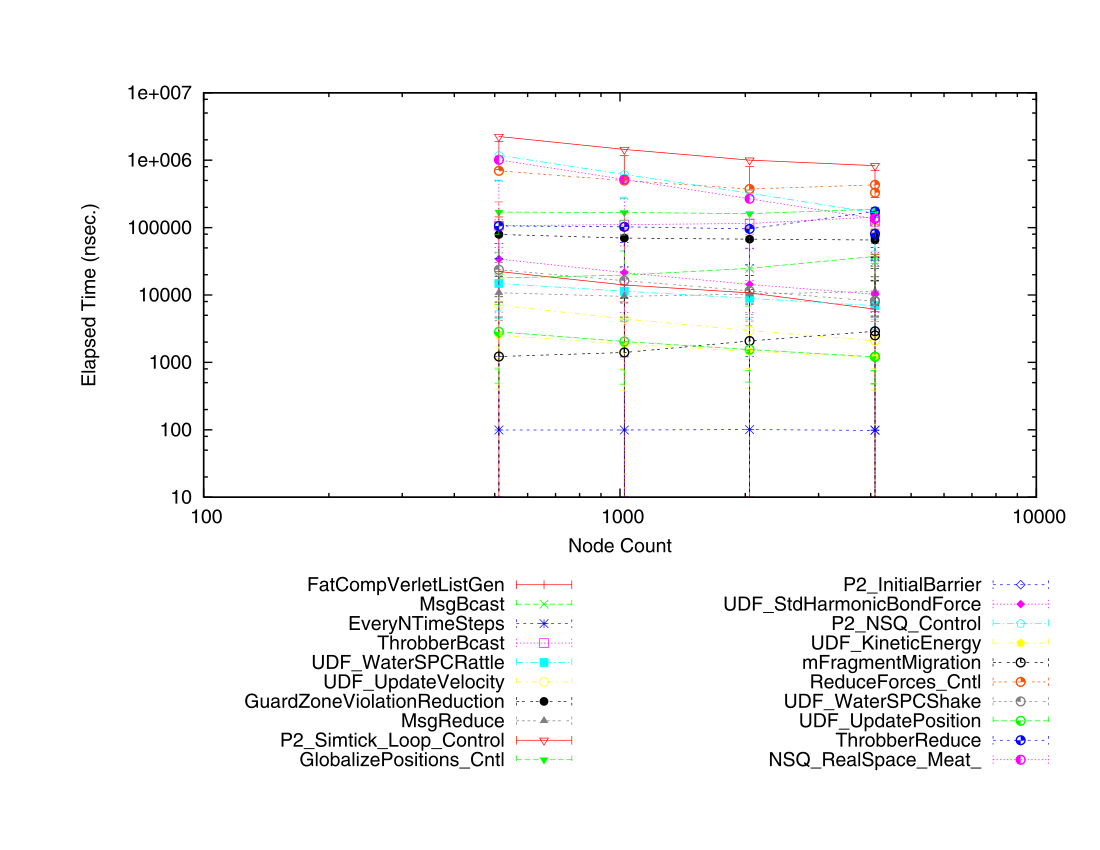

Here is the gnuplot script that generated this plot:
# Statistics for grouped trace points from trace_group_id 245
# Statistics for grouped trace points from trace_group_id 245
# All data will be placed inline
# column 1: node count
# column 2: average
# column 3: std. dev.
# column 4: min()
# column 5: max()
# column 6: count()
reset
set logscale xy
set key below
set linestyle 1
set linestyle 2
set linestyle 3
set linestyle 4
set linestyle 5
set linestyle 6
set linestyle 7
set linestyle 8
set linestyle 9
set linestyle 10
set linestyle 11
set linestyle 12
set linestyle 13
set linestyle 14
set linestyle 15
set linestyle 16
set linestyle 17
set linestyle 18
set linestyle 19
set linestyle 20
set linestyle 21
set linestyle 22
set xlabel 'Node Count'
set ylabel 'Elapsed Time (nsec.)'
plot 'hairpin.p5.float.spi.dat' index 0 using 2:3:4:5 title 'FatCompVerletListGen' with errorbars linestyle 1,\
'hairpin.p5.float.spi.dat' index 1 using 2:3:4:5 title 'MsgBcast' with errorbars linestyle 2,\
'hairpin.p5.float.spi.dat' index 2 using 2:3:4:5 title 'EveryNTimeSteps' with errorbars linestyle 3,\
'hairpin.p5.float.spi.dat' index 4 using 2:3:4:5 title 'ThrobberBcast' with errorbars linestyle 4,\
'hairpin.p5.float.spi.dat' index 5 using 2:3:4:5 title 'UDF_WaterSPCRattle' with errorbars linestyle 5,\
'hairpin.p5.float.spi.dat' index 6 using 2:3:4:5 title 'UDF_UpdateVelocity' with errorbars linestyle 6,\
'hairpin.p5.float.spi.dat' index 7 using 2:3:4:5 title 'GuardZoneViolationReduction' with errorbars linestyle 7,\
'hairpin.p5.float.spi.dat' index 9 using 2:3:4:5 title 'MsgReduce' with errorbars linestyle 9,\
'hairpin.p5.float.spi.dat' index 10 using 2:3:4:5 title 'P2_Simtick_Loop_Control' with errorbars linestyle 10,\
'hairpin.p5.float.spi.dat' index 11 using 2:3:4:5 title 'GlobalizePositions_Cntl' with errorbars linestyle 11,\
'hairpin.p5.float.spi.dat' index 12 using 2:3:4:5 title 'P2_InitialBarrier' with errorbars linestyle 12,\
'hairpin.p5.float.spi.dat' index 3 using 2:3:4:5 title 'UDF_StdHarmonicBondForce' with errorbars linestyle 13,\
'hairpin.p5.float.spi.dat' index 14 using 2:3:4:5 title 'P2_NSQ_Control' with errorbars linestyle 14,\
'hairpin.p5.float.spi.dat' index 15 using 2:3:4:5 title 'UDF_KineticEnergy' with errorbars linestyle 15,\
'hairpin.p5.float.spi.dat' index 13 using 2:3:4:5 title 'mFragmentMigration' with errorbars linestyle 16,\
'hairpin.p5.float.spi.dat' index 16 using 2:3:4:5 title 'ReduceForces_Cntl' with errorbars linestyle 17,\
'hairpin.p5.float.spi.dat' index 17 using 2:3:4:5 title 'UDF_WaterSPCShake' with errorbars linestyle 18,\
'hairpin.p5.float.spi.dat' index 19 using 2:3:4:5 title 'UDF_UpdatePosition' with errorbars linestyle 20,\
'hairpin.p5.float.spi.dat' index 20 using 2:3:4:5 title 'ThrobberReduce' with errorbars linestyle 21,\
'hairpin.p5.float.spi.dat' index 21 using 2:3:4:5 title 'NSQ_RealSpace_Meat_' with errorbars linestyle 22,\
'hairpin.p5.float.spi.dat' index 0 using 2:3 notitle with lines linestyle 1,\
'hairpin.p5.float.spi.dat' index 1 using 2:3 notitle with lines linestyle 2,\
'hairpin.p5.float.spi.dat' index 2 using 2:3 notitle with lines linestyle 3,\
'hairpin.p5.float.spi.dat' index 4 using 2:3 notitle with lines linestyle 4,\
'hairpin.p5.float.spi.dat' index 5 using 2:3 notitle with lines linestyle 5,\
'hairpin.p5.float.spi.dat' index 6 using 2:3 notitle with lines linestyle 6,\
'hairpin.p5.float.spi.dat' index 7 using 2:3 notitle with lines linestyle 7,\
'hairpin.p5.float.spi.dat' index 9 using 2:3 notitle with lines linestyle 9,\
'hairpin.p5.float.spi.dat' index 10 using 2:3 notitle with lines linestyle 10,\
'hairpin.p5.float.spi.dat' index 11 using 2:3 notitle with lines linestyle 11,\
'hairpin.p5.float.spi.dat' index 12 using 2:3 notitle with lines linestyle 12,\
'hairpin.p5.float.spi.dat' index 3 using 2:3 notitle with lines linestyle 13,\
'hairpin.p5.float.spi.dat' index 14 using 2:3 notitle with lines linestyle 14,\
'hairpin.p5.float.spi.dat' index 15 using 2:3 notitle with lines linestyle 15,\
'hairpin.p5.float.spi.dat' index 13 using 2:3 notitle with lines linestyle 16,\
'hairpin.p5.float.spi.dat' index 16 using 2:3 notitle with lines linestyle 17,\
'hairpin.p5.float.spi.dat' index 17 using 2:3 notitle with lines linestyle 18,\
'hairpin.p5.float.spi.dat' index 19 using 2:3 notitle with lines linestyle 20,\
'hairpin.p5.float.spi.dat' index 20 using 2:3 notitle with lines linestyle 21,\
'hairpin.p5.float.spi.dat' index 21 using 2:3 notitle with lines linestyle 22
